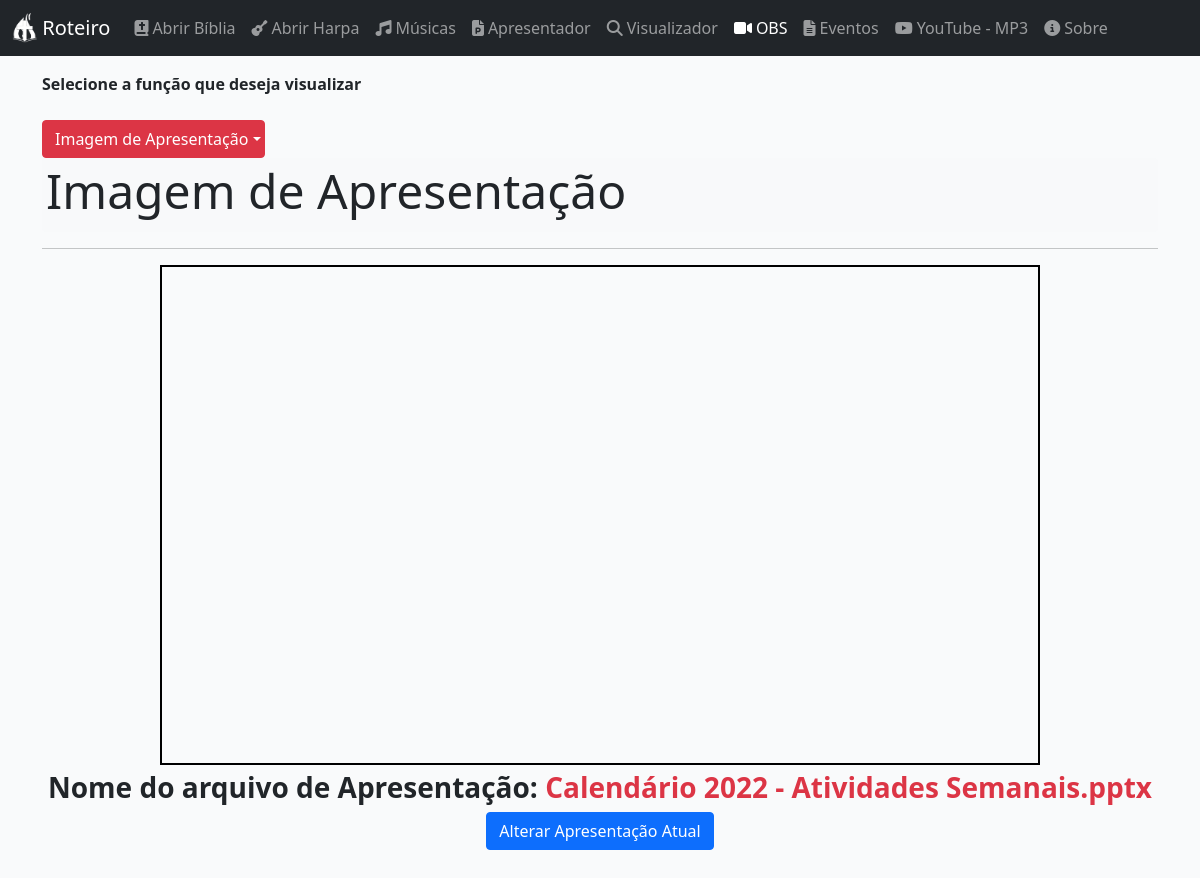
/obs, run on an earlier commit of the app's database.
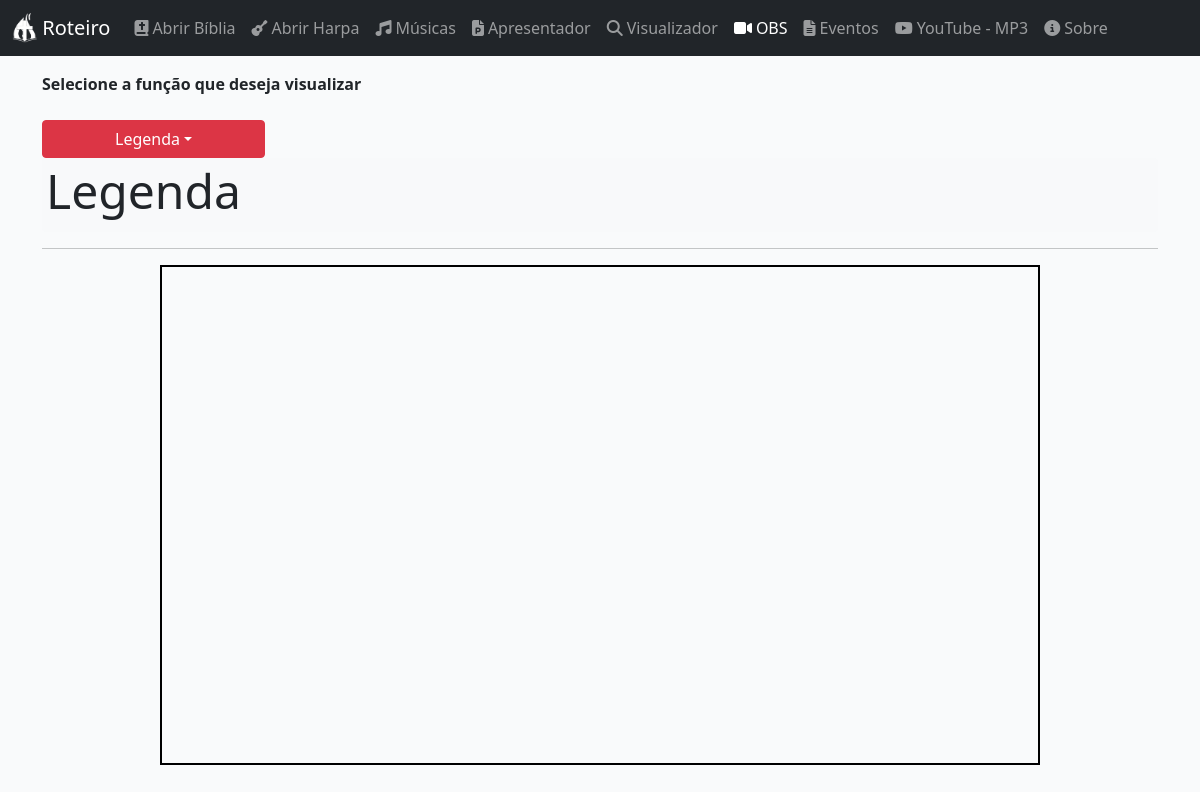
And on a later commit of the database.
### tables this page shows
CREATE TABLE OBS (Apresentacao VARCHAR (100) PRIMARY KEY UNIQUE NOT NULL, config INTEGER);

### app.py (the view, shortened to what this page needs)
@app.route('/obs', methods=['GET', 'POST'])
def obs():
    filename = executarConsulta('Roteiro.db', 'select Apresentacao from OBS')[0]
    config = int(executarConsulta('Roteiro.db', 'select config from OBS')[0])
    if config == 0:
        return render_template('viewerOBS.jinja', txt1='Legenda', txt2='Imagem de Apresentação', txt3='../subtitle', filename=filename, menu=6)
    else:
        return render_template('viewerOBS.jinja', txt1='Imagem de Apresentação', txt2='Legenda', txt3='../calendar', filename=filename, menu=6)

### consultaAcess.py (called while the page is built)
def executarConsulta(banco, sql):
    conn = sqlite3.connect(banco)
    cursor = conn.cursor()
    cursor.execute(sql)
    return cursor.fetchone()

### templates/viewerOBS.jinja (shortened to what this page needs)
<!doctype html>
<html lang="en">
  <head>
    <link href="{{ url_for('static', filename='stylesheets/bootstrap.min.css') }}" rel="stylesheet">
    <link href="{{ url_for('static', filename='stylesheets/navbar-top-fixed.css') }}" rel="stylesheet">
    {% include 'font-awesome.html' %}
  </head>
  <body style="background-color: rgba(248, 249, 250, 0.726);">
  {% include 'menu.html' %}
<main class="container">
    <div class="row">
        <div class="col-sm-12">
            <div class="heading">Selecione a função que deseja visualizar</div>
            <br>
            <div class="dropdown">
              <button class="btn btn-danger dropdown-toggle" type="button" id="dropdownMenuButton" data-bs-toggle="dropdown" aria-expanded="false" style="width:20%">{{txt1}}</button>
            </div>
        </div>
    </div>
    <div class="row">
        <div class="col-sm-12">
            <div class="bg-light p-1 rounded">
                <h1 class="display-5">{{txt1}}</h1>
            </div>
        </div>
    </div>
    <hr>
    <div class="row">
      <div id="principal" class="col-sm-12 text-center">
        <iframe id="iframe" src="{{txt3}}" width="880x" height="500x"></iframe>
        {% if txt1 != 'Legenda' %}
          <h3 id="status" class="heading">Nome do arquivo de Apresentação: <span class="text-danger"> {{filename}}</span></h3>
          <button class="btn btn-primary" type="button" id="alterarPRS" onclick="enviarSolicitacaoAlteracao()">Alterar Apresentação Atual</button>
        {% endif %}
      </div>
    </div>
</main>
  </body>
</html>

What changed in the data, as far as the page shows it:
no longer on this page (row edited): OBS: Apresentacao "Calendário 2022 - Atividades Semanais.pptx"
Also different on the page:
{{ txt1 }}: "Imagem de Apresentação" → "Legenda"
text no longer shown: "Nome do arquivo de Apresentação: Alterar Apresentação Atual"
